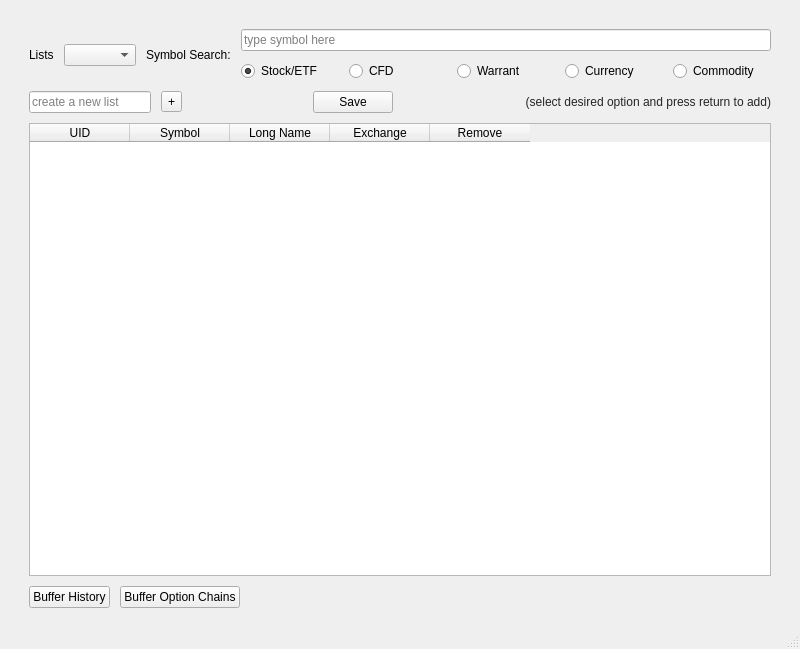
<?xml version="1.0" encoding="UTF-8"?>
<ui version="4.0">
 <class>MainWindow</class>
 <widget class="QMainWindow" name="MainWindow">
  <property name="geometry">
   <rect>
    <x>0</x>
    <y>0</y>
    <width>800</width>
    <height>649</height>
   </rect>
  </property>
  <property name="sizePolicy">
   <sizepolicy hsizetype="Expanding" vsizetype="Expanding">
    <horstretch>0</horstretch>
    <verstretch>0</verstretch>
   </sizepolicy>
  </property>
  <property name="minimumSize">
   <size>
    <width>800</width>
    <height>600</height>
   </size>
  </property>
  <property name="windowTitle">
   <string>Symbol List Builder</string>
  </property>
  <widget class="QWidget" name="centralwidget">
   <property name="sizePolicy">
    <sizepolicy hsizetype="Expanding" vsizetype="Expanding">
     <horstretch>0</horstretch>
     <verstretch>0</verstretch>
    </sizepolicy>
   </property>
   <property name="minimumSize">
    <size>
     <width>800</width>
     <height>600</height>
    </size>
   </property>
   <layout class="QGridLayout" name="gridLayout_2">
    <item row="0" column="0">
     <layout class="QVBoxLayout" name="verticalLayout" stretch="1,0,4,0">
      <property name="spacing">
       <number>10</number>
      </property>
      <property name="sizeConstraint">
       <enum>QLayout::SetDefaultConstraint</enum>
      </property>
      <property name="leftMargin">
       <number>20</number>
      </property>
      <property name="topMargin">
       <number>20</number>
      </property>
      <property name="rightMargin">
       <number>20</number>
      </property>
      <property name="bottomMargin">
       <number>10</number>
      </property>
      <item>
       <layout class="QHBoxLayout" name="horizontalLayout">
        <property name="sizeConstraint">
         <enum>QLayout::SetDefaultConstraint</enum>
        </property>
        <item>
         <widget class="QLabel" name="label_3">
          <property name="text">
           <string>Lists</string>
          </property>
         </widget>
        </item>
        <item>
         <widget class="QComboBox" name="list_selector"/>
        </item>
        <item>
         <widget class="QLabel" name="label">
          <property name="text">
           <string>Symbol Search:</string>
          </property>
         </widget>
        </item>
        <item>
         <layout class="QVBoxLayout" name="verticalLayout_2">
          <item>
           <widget class="QLineEdit" name="search_field">
            <property name="inputMethodHints">
             <set>Qt::ImhUppercaseOnly</set>
            </property>
            <property name="placeholderText">
             <string>type symbol here</string>
            </property>
            <property name="clearButtonEnabled">
             <bool>true</bool>
            </property>
           </widget>
          </item>
          <item>
           <layout class="QHBoxLayout" name="horizontalLayout_3">
            <item>
             <widget class="QRadioButton" name="stock_rb">
              <property name="sizePolicy">
               <sizepolicy hsizetype="Expanding" vsizetype="Fixed">
                <horstretch>0</horstretch>
                <verstretch>0</verstretch>
               </sizepolicy>
              </property>
              <property name="layoutDirection">
               <enum>Qt::LeftToRight</enum>
              </property>
              <property name="text">
               <string>Stock/ETF</string>
              </property>
              <property name="checked">
               <bool>true</bool>
              </property>
              <attribute name="buttonGroup">
               <string notr="true">sectype_group</string>
              </attribute>
             </widget>
            </item>
            <item>
             <widget class="QRadioButton" name="cfd_rb">
              <property name="sizePolicy">
               <sizepolicy hsizetype="Expanding" vsizetype="Fixed">
                <horstretch>0</horstretch>
                <verstretch>0</verstretch>
               </sizepolicy>
              </property>
              <property name="layoutDirection">
               <enum>Qt::LeftToRight</enum>
              </property>
              <property name="text">
               <string>CFD</string>
              </property>
              <attribute name="buttonGroup">
               <string notr="true">sectype_group</string>
              </attribute>
             </widget>
            </item>
            <item>
             <widget class="QRadioButton" name="warrant_rb">
              <property name="sizePolicy">
               <sizepolicy hsizetype="Expanding" vsizetype="Fixed">
                <horstretch>0</horstretch>
                <verstretch>0</verstretch>
               </sizepolicy>
              </property>
              <property name="layoutDirection">
               <enum>Qt::LeftToRight</enum>
              </property>
              <property name="text">
               <string>Warrant</string>
              </property>
              <attribute name="buttonGroup">
               <string notr="true">sectype_group</string>
              </attribute>
             </widget>
            </item>
            <item>
             <widget class="QRadioButton" name="cash_rb">
              <property name="sizePolicy">
               <sizepolicy hsizetype="Expanding" vsizetype="Fixed">
                <horstretch>0</horstretch>
                <verstretch>0</verstretch>
               </sizepolicy>
              </property>
              <property name="layoutDirection">
               <enum>Qt::LeftToRight</enum>
              </property>
              <property name="text">
               <string>Currency</string>
              </property>
              <attribute name="buttonGroup">
               <string notr="true">sectype_group</string>
              </attribute>
             </widget>
            </item>
            <item>
             <widget class="QRadioButton" name="commodity_rb">
              <property name="sizePolicy">
               <sizepolicy hsizetype="Expanding" vsizetype="Fixed">
                <horstretch>0</horstretch>
                <verstretch>0</verstretch>
               </sizepolicy>
              </property>
              <property name="layoutDirection">
               <enum>Qt::LeftToRight</enum>
              </property>
              <property name="text">
               <string>Commodity</string>
              </property>
              <attribute name="buttonGroup">
               <string notr="true">sectype_group</string>
              </attribute>
             </widget>
            </item>
           </layout>
          </item>
         </layout>
        </item>
       </layout>
      </item>
      <item>
       <layout class="QHBoxLayout" name="horizontalLayout_2">
        <item>
         <widget class="QLineEdit" name="list_name_field">
          <property name="placeholderText">
           <string>create a new list</string>
          </property>
         </widget>
        </item>
        <item>
         <widget class="QToolButton" name="add_list_button">
          <property name="text">
           <string>+</string>
          </property>
         </widget>
        </item>
        <item>
         <spacer name="horizontalSpacer_2">
          <property name="orientation">
           <enum>Qt::Horizontal</enum>
          </property>
          <property name="sizeHint" stdset="0">
           <size>
            <width>40</width>
            <height>20</height>
           </size>
          </property>
         </spacer>
        </item>
        <item>
         <widget class="QPushButton" name="save_button">
          <property name="text">
           <string>Save</string>
          </property>
         </widget>
        </item>
        <item>
         <spacer name="horizontalSpacer_3">
          <property name="orientation">
           <enum>Qt::Horizontal</enum>
          </property>
          <property name="sizeHint" stdset="0">
           <size>
            <width>40</width>
            <height>20</height>
           </size>
          </property>
         </spacer>
        </item>
        <item>
         <widget class="QLabel" name="label_2">
          <property name="palette">
           <palette>
            <active>
             <colorrole role="WindowText">
              <brush brushstyle="SolidPattern">
               <color alpha="217">
                <red>138</red>
                <green>138</green>
                <blue>138</blue>
               </color>
              </brush>
             </colorrole>
             <colorrole role="Text">
              <brush brushstyle="SolidPattern">
               <color alpha="216">
                <red>132</red>
                <green>132</green>
                <blue>132</blue>
               </color>
              </brush>
             </colorrole>
            </active>
            <inactive>
             <colorrole role="WindowText">
              <brush brushstyle="SolidPattern">
               <color alpha="216">
                <red>0</red>
                <green>0</green>
                <blue>0</blue>
               </color>
              </brush>
             </colorrole>
             <colorrole role="Text">
              <brush brushstyle="SolidPattern">
               <color alpha="216">
                <red>0</red>
                <green>0</green>
                <blue>0</blue>
               </color>
              </brush>
             </colorrole>
            </inactive>
            <disabled>
             <colorrole role="WindowText">
              <brush brushstyle="SolidPattern">
               <color alpha="63">
                <red>0</red>
                <green>0</green>
                <blue>0</blue>
               </color>
              </brush>
             </colorrole>
             <colorrole role="Text">
              <brush brushstyle="SolidPattern">
               <color alpha="63">
                <red>0</red>
                <green>0</green>
                <blue>0</blue>
               </color>
              </brush>
             </colorrole>
            </disabled>
           </palette>
          </property>
          <property name="text">
           <string>(select desired option and press return to add)</string>
          </property>
          <property name="alignment">
           <set>Qt::AlignRight|Qt::AlignTrailing|Qt::AlignVCenter</set>
          </property>
         </widget>
        </item>
       </layout>
      </item>
      <item>
       <widget class="QTableWidget" name="stock_table">
        <column>
         <property name="text">
          <string>UID</string>
         </property>
        </column>
        <column>
         <property name="text">
          <string>Symbol</string>
         </property>
        </column>
        <column>
         <property name="text">
          <string>Long Name</string>
         </property>
        </column>
        <column>
         <property name="text">
          <string>Exchange</string>
         </property>
        </column>
        <column>
         <property name="text">
          <string>Remove</string>
         </property>
        </column>
       </widget>
      </item>
      <item>
       <layout class="QHBoxLayout" name="bottom_layout">
        <item>
         <widget class="QPushButton" name="buffer_history_button">
          <property name="text">
           <string>Buffer History</string>
          </property>
         </widget>
        </item>
        <item>
         <widget class="QPushButton" name="buffer_chains_button">
          <property name="text">
           <string>Buffer Option Chains</string>
          </property>
         </widget>
        </item>
        <item>
         <spacer name="horizontalSpacer">
          <property name="orientation">
           <enum>Qt::Horizontal</enum>
          </property>
          <property name="sizeHint" stdset="0">
           <size>
            <width>40</width>
            <height>20</height>
           </size>
          </property>
         </spacer>
        </item>
       </layout>
      </item>
     </layout>
    </item>
   </layout>
  </widget>
  <widget class="QMenuBar" name="menubar">
   <property name="geometry">
    <rect>
     <x>0</x>
     <y>0</y>
     <width>800</width>
     <height>21</height>
    </rect>
   </property>
  </widget>
  <widget class="QStatusBar" name="statusbar"/>
 </widget>
 <resources/>
 <connections/>
 <buttongroups>
  <buttongroup name="sectype_group"/>
 </buttongroups>
</ui>
